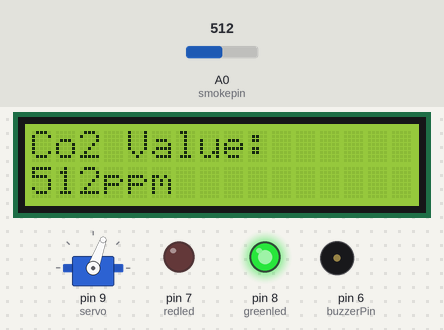
A sketch run on a simulated Arduino Uno, built with avr-gcc and run on an emulated ATmega328P. Parts: servo, 16×2 character LCD, output pins drawn as LEDs (lit = HIGH), buzzer (waves = sounding). The test bench sets the inputs (shaded band); at power-on: A0 (smokepin) = 512. What the sketch prints to the serial monitor is not drawn.

Above: at 1.2 s.
1.3 s: A0 (smokepin) set to 110
At 3.0 s:
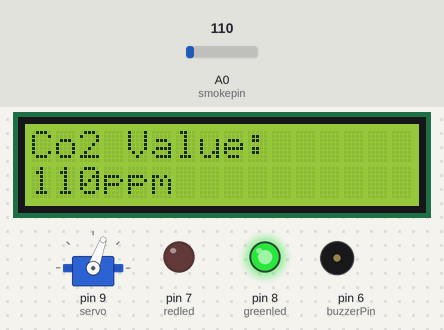
4.0 s: A0 (smokepin) set to 94
At 5.1 s:
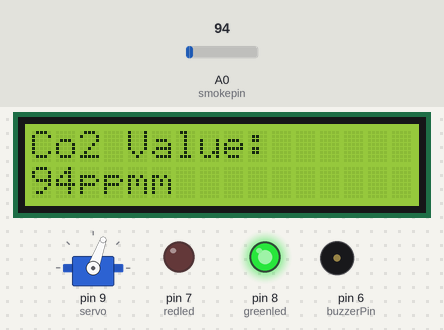
6.7 s: A0 (smokepin) set to 11
At 9.3 s:
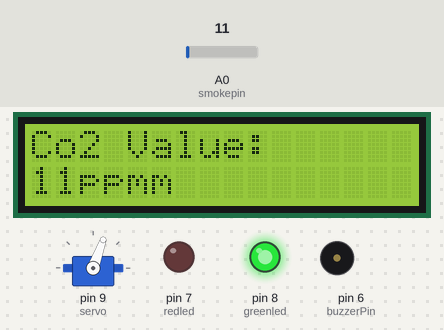
9.6 s: A0 (smokepin) set to 8
At 11.4 s:
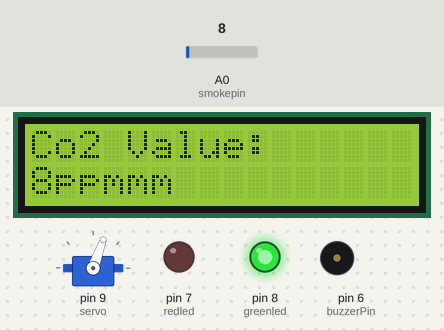
12.3 s: A0 (smokepin) set to 739
At 14.4 s:
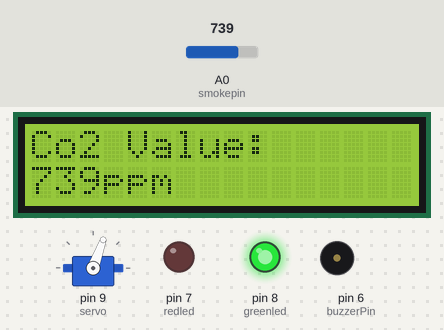
15.6 s: A0 (smokepin) set to 758
At 19.4 s:
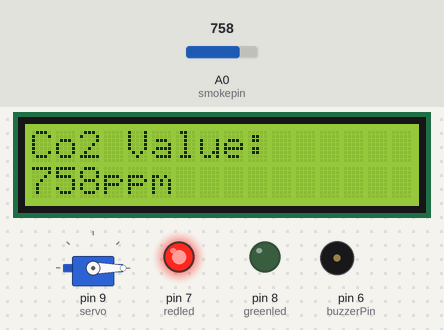
Timing chart, 0 to 22.6 s (numbered marks = the images above; inputs shaded):
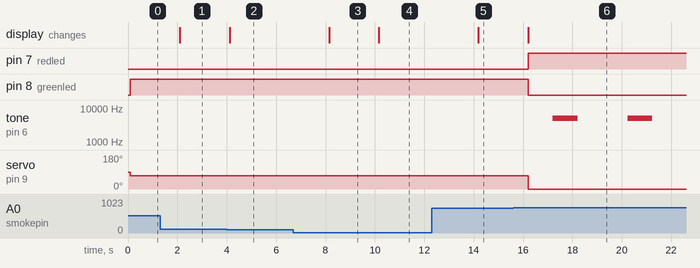

The sketch:

Smart_class_room.ino
```cpp
#include<Servo.h>
#include <Wire.h>
#include <LiquidCrystal_I2C.h>
LiquidCrystal_I2C lcd(0x27, 16, 2);
int smokepin=A0;
int redled=7;
int greenled=8;
int servo=9;
int buzzerPin = 6;
int smokevalue;
Servo myservo;

void setup() {
  // put your setup code here, to run once:
pinMode(smokepin,INPUT);
pinMode(greenled,OUTPUT);
pinMode(redled,OUTPUT);
pinMode(servo,OUTPUT);
pinMode(buzzerPin, OUTPUT);
Serial.begin(9600);
myservo.attach(servo);
lcd.begin();

  // Turn on the blacklight and print a message.
  lcd.backlight();
}

void loop() {
  // put your main code here, to run repeatedly:
smokevalue=analogRead(smokepin);
Serial.print("CO2 Value:");
Serial.println(smokevalue);
lcd.setCursor(0,0);
   lcd.print("Co2 Value:");
lcd.setCursor(0,1);
   lcd.print(smokevalue);
   lcd.print("ppm");

if(smokevalue>=750){
  digitalWrite(redled, HIGH);
  digitalWrite(greenled, LOW);
  myservo.write(0);
  delay(3);
  delay(1000);
  tone(buzzerPin, 5000);  // 1000 Hz frequency
  delay(1000);            // Sound for 1 second

  // Stop the sound
  noTone(buzzerPin);

}
else{
  digitalWrite(redled, LOW);
  digitalWrite(greenled, HIGH);
  myservo.write(70);
  delay(1000);
}
delay(1000);
}
```

Measured:
- the behaviour switches between 100 and 99 on A0 (smokepin) (found by bisection; images 1 and 2)
- the behaviour switches between 10 and 9 on A0 (smokepin) (found by bisection; images 3 and 4)
- the behaviour switches between 749 and 750 on A0 (smokepin) (found by bisection; images 5 and 6)
- after the input at 1.3 s, the display: changes after 0.80 s (image 1)
- after the input at 4.0 s, the display: changes after 0.11 s (image 2)
- after the input at 6.7 s, the display: changes after 1.4 s (image 3)
- after the input at 9.6 s, the display: changes after 0.56 s (image 4)
- after the input at 12.3 s, the display: changes after 1.9 s (image 5)
- after the input at 15.6 s, pin 7 (redled): LOW → HIGH after 0.61 s; pin 8 (greenled): HIGH → LOW after 0.61 s; tone on pin 6 (buzzerPin): alternates 5000 Hz for 1.0 s and silent for 2.0 s, starting after 1.6 s; servo on pin 9 (servo): 70° → 0° after 0.61 s; the display: changes after 0.61 s (image 6)
